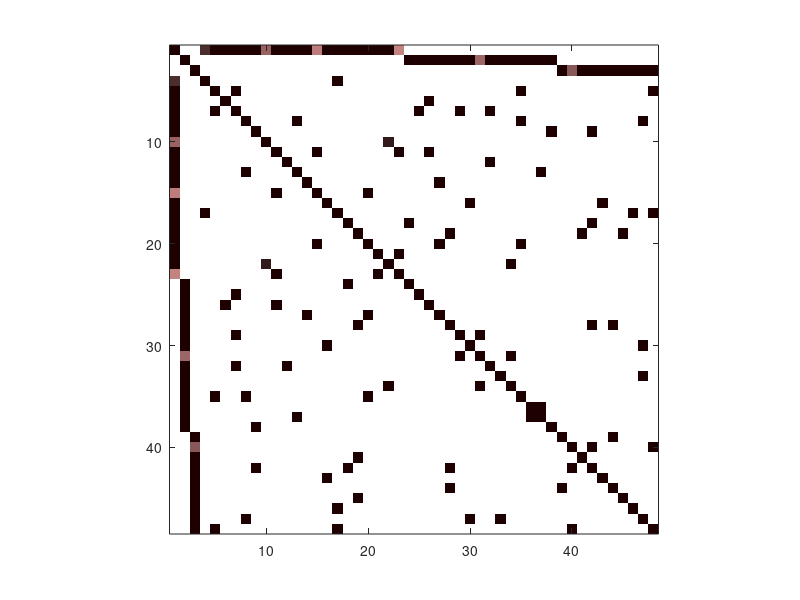
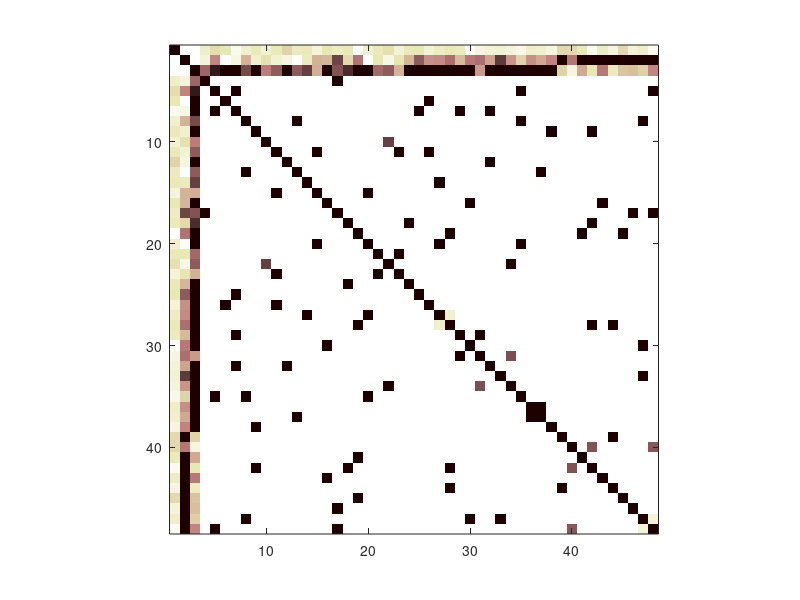
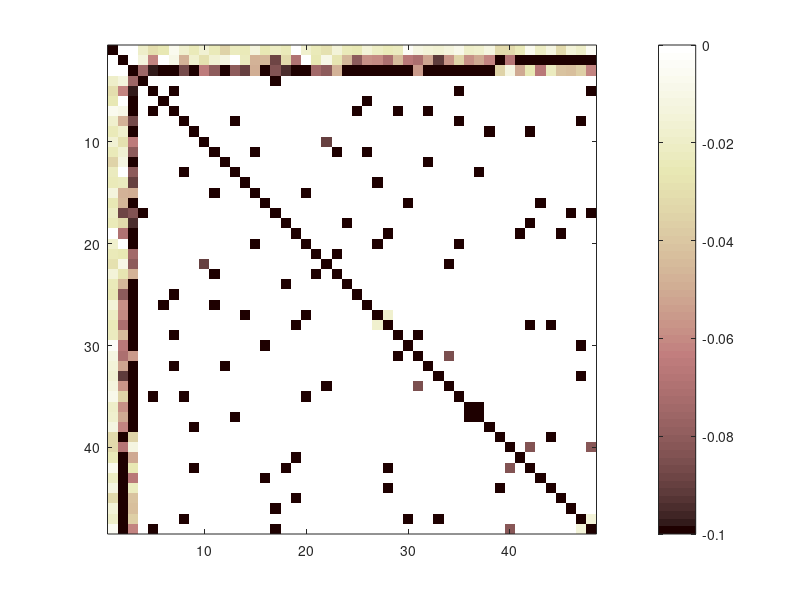
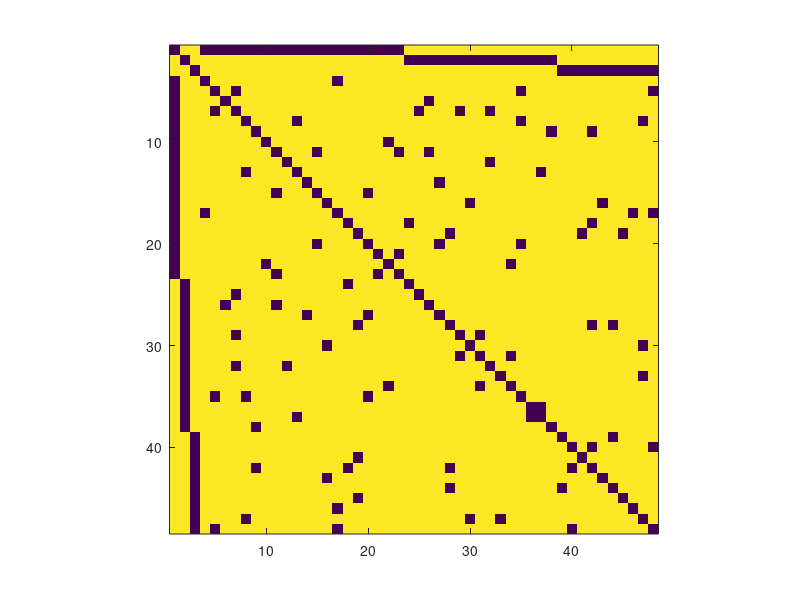

These figures' MATLAB source, in order:
clear all; clc; 
load('TOY_DIFF.mat');

p=size(Dfin,1);
order = [2 3 1 4:p];
Dfin=Dfin(order,order);

figure(1);clf;
subplot(3,2,1)
imagesc(abs(Dfull));
pbaspect([1 1 1]);
title('true complete conc. mat.');
colorbar
subplot(3,2,2)
imagesc(abs(Dfull));
pbaspect([1 1 1]);
title('true support');
colorbar
subplot(3,2,3)
imagesc(abs(Dfin).*(abs(Dfin)>THRESH));
pbaspect([1 1 1]);
title('estimated complete conc. mat.');
colorbar
subplot(3,2,4)
imagesc(abs(Dfin)>THRESH);
pbaspect([1 1 1]);
title('estimated support');
colorbar
subplot(3,2,5)
imagesc(abs(Dfin_tr).*(abs(Dfin_tr)>THRESH));
pbaspect([1 1 1]);
title('estimated complete conc. mat.');
colorbar
subplot(3,2,6)
imagesc(abs(Dfin_tr)>THRESH);
pbaspect([1 1 1]);
title('estimated support');
colorbar
colormap jet

figure(2);clf;
imagesc(-min(abs(Dfin).*(abs(Dfin)>THRESH),.1));
pbaspect([1 1 1]);
% title('estimated complete conc. mat.');
colormap pink
mkdir('fig');
print('fig/diff_om','-depsc')

figure(3);clf;
imagesc(-min(abs(Dfin_tr).*(abs(Dfin_tr)>THRESH),.1));
pbaspect([1 1 1]);
% title('estimated complete conc. mat.');
colormap pink
mkdir('fig');
print('fig/diff_tr','-depsc')

figure(4);clf;
imagesc(-min(abs(Dfin_tr).*(abs(Dfin_tr)>THRESH),.1));
pbaspect([1 1 1]);
% title('estimated complete conc. mat.');
colormap pink
colorbar
print('fig/cb','-depsc')

figure(5);clf;
imagesc(-((abs(Dfin))>THRESH));
pbaspect([1 1 1]);
% title('estimated complete conc. mat.');
mkdir('fig');
print('fig/diff_true','-depsc')


%% only if recent version of matlab

% A=ones(size(Dfull,1));
% A(Dfull==0)=0;
% G = graph(A,'OmitSelfLoops');
% figure(4);clf;
% plot(G,'Layout', 'circle')
% axis equal;
% axis off;
% mkdir('fig');
% print('fig/diff_graph','-depsc')
